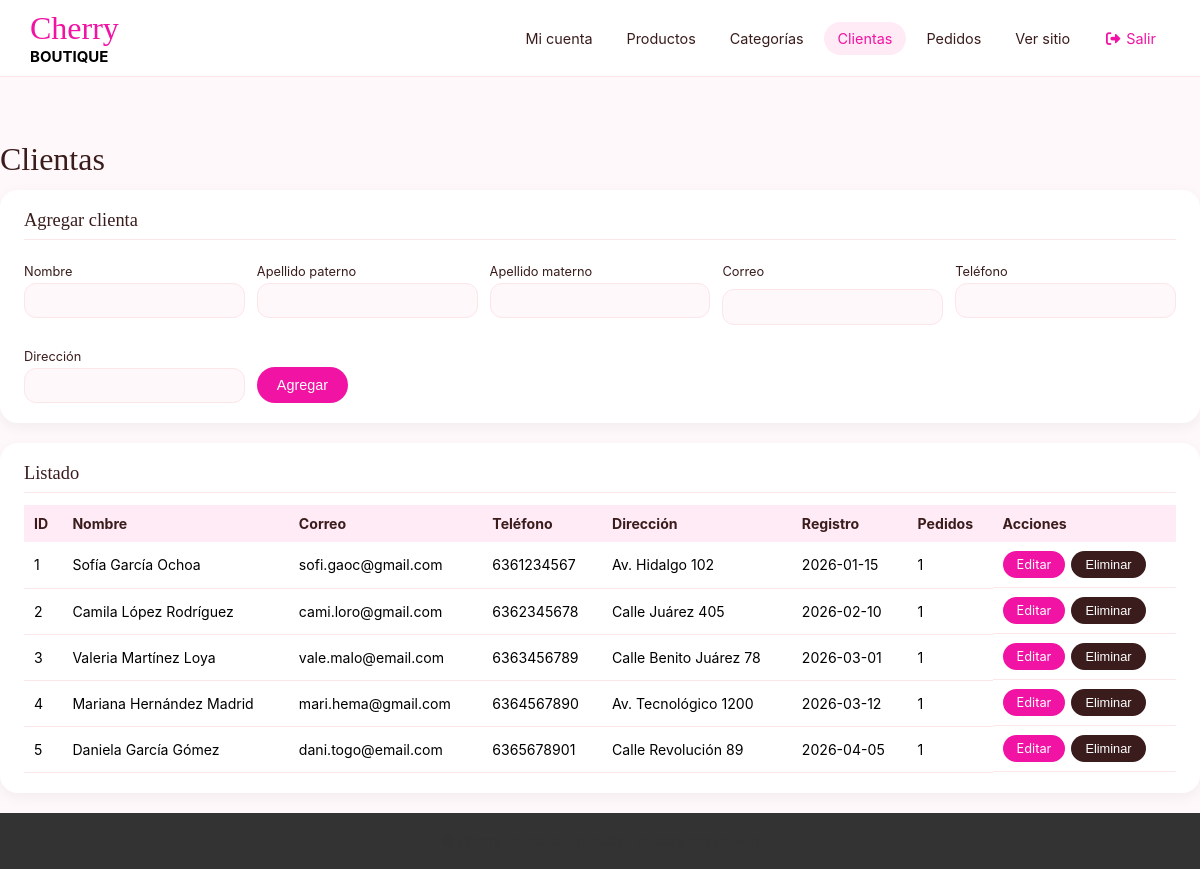
Page /admin/clientes.php (signed in) on the committed database.
### tables this page shows
CREATE TABLE CLIENTES(
  ID_CLIENTE     INT AUTO_INCREMENT PRIMARY KEY,
  NOMBRE         VARCHAR(30),
  AP_PATERNO     VARCHAR(20),
  AP_MATERNO     VARCHAR(20),
  EMAIL          VARCHAR(30),
  TELEFONO       VARCHAR(10),
  DIRECCION      VARCHAR(30),
  FECHA_REGISTRO DATE
);

### php/funciones.php (called while the page is built, shortened)
<?php
function e($txt)
{
    return htmlspecialchars((string) $txt, ENT_QUOTES, 'UTF-8');
}

### admin/clientes.php (the view, shortened to what this page needs)
<?php
include "../php/conexion.php";
$edit = null;
$lista = $conexion->query("SELECT c.*, COUNT(p.ID_PEDIDO) AS NUM_PEDIDOS
                           FROM CLIENTES c LEFT JOIN PEDIDOS p ON p.ID_CLIENTE = c.ID_CLIENTE
                           GROUP BY c.ID_CLIENTE ORDER BY c.ID_CLIENTE");
include "../php/admin_header.php";
?>
<h1 class="adm-tit">Clientas</h1>
<section class="adm-card">
    <h2><?php echo $edit ? 'Editar clienta #' . $edit['ID_CLIENTE'] : 'Agregar clienta'; ?></h2>
    <form method="POST" class="form-adm">
        <div><label>Nombre</label><input name="nombre" maxlength="30" required
                value="<?php echo e($edit['NOMBRE'] ?? ''); ?>"></div>
        <div><label>Apellido paterno</label><input name="paterno" maxlength="20" required
                value="<?php echo e($edit['AP_PATERNO'] ?? ''); ?>"></div>
        <div><label>Apellido materno</label><input name="materno" maxlength="20"
                value="<?php echo e($edit['AP_MATERNO'] ?? ''); ?>"></div>
        <div><label>Correo</label><input name="email" type="email" maxlength="30" required
                value="<?php echo e($edit['EMAIL'] ?? ''); ?>"></div>
        <div><label>Teléfono</label><input name="telefono" maxlength="10"
                value="<?php echo e($edit['TELEFONO'] ?? ''); ?>"></div>
        <div><label>Dirección</label><input name="direccion" maxlength="30"
                value="<?php echo e($edit['DIRECCION'] ?? ''); ?>"></div>
        <div class="acciones-form">
            <button class="btn-adm" type="submit"><?php echo $edit ? 'Guardar cambios' : 'Agregar'; ?></button>
        </div>
    </form>
</section>
<section class="adm-card">
    <h2>Listado</h2>
    <div class="tabla-wrap">
        <table class="tabla">
            <tr>
                <th>ID</th>
                <th>Nombre</th>
                <th>Correo</th>
                <th>Teléfono</th>
                <th>Dirección</th>
                <th>Registro</th>
                <th>Pedidos</th>
                <th>Acciones</th>
            </tr>
                    <?php while ($c = $lista->fetch_assoc()) { ?>
                <tr>
                    <td><?php echo $c['ID_CLIENTE']; ?></td>
                    <td><?php echo e($c['NOMBRE'] . ' ' . $c['AP_PATERNO'] . ' ' . $c['AP_MATERNO']); ?></td>
                    <td><?php echo e($c['EMAIL']); ?></td>
                    <td><?php echo e($c['TELEFONO']); ?></td>
                    <td><?php echo e($c['DIRECCION']); ?></td>
                    <td><?php echo e($c['FECHA_REGISTRO']); ?></td>
                    <td><?php echo $c['NUM_PEDIDOS']; ?></td>
                    <td class="acc">
                        <a class="btn-adm peq" href="clientes.php?editar=<?php echo $c['ID_CLIENTE']; ?>">Editar</a>
                        <form method="POST" onsubmit="return confirm('¿Eliminar a esta clienta?');">
                            <button class="btn-adm peq del" type="submit">Eliminar</button>
                        </form>
                    </td>
                </tr>
                    <?php } ?>
        </table>
    </div>
</section>
<?php include "../php/admin_footer.php"; ?>

### css/styles.css (style rules this page uses)
:root { --bg: #FFF8FA; --blanco: #FFFFFF; --rosa: #F113A3; --guinda: #3A1C1C; --cu: #FFEBF5; --linea: #FCE6E8; --footer: #333333; --buscar: #FFF0F4; --negro: #000000; --rosa2: #FFB6E1; --rosa3: #F0B0B0; --cafe: #9B3D3D; --rosab: #FFB5E7; --rosaba: #FFDFEF; --cla: #FFE6E6; }
* { margin: 0px; padding: 0px; box-sizing: border-box; }
body { background-color: var(--bg); font-family: 'Inter', sans-serif; }
h1, h2, h3 { font-family: 'Playfair Display', serif; font-weight: 500; }
label { display: block; font-size: .8rem; margin-top: 12px; }
input[type="text"], input[type="tel"], input[type="email"] { width: 100%; height: 36px; padding: 0 12px; margin-top: 6px; border: none; border-radius: 6px; background: var(--blanco); }
a { color: inherit; text-decoration: none; }

### css/extra.css (style rules this page uses)
.adm { background:var(--bg);font-family:'Inter',sans-serif }
.adm-tit { color:var(--guinda);margin-bottom:12px }
.adm-card { background:var(--blanco);border-radius:18px;padding:20px 24px;margin-bottom:20px;box-shadow:0 4px 14px rgba(0,0,0,.05) }
.adm-card h2 { font-size:1.15rem;color:var(--guinda);margin-bottom:12px;padding-bottom:8px;border-bottom:1px solid var(--linea) }
.form-adm { display:grid;grid-template-columns:repeat(auto-fit,minmax(200px,1fr));gap:12px }
.form-adm label { display:block;font-size:.8rem;margin-bottom:4px;color:var(--guinda) }
.form-adm input:not([type=checkbox]),.form-adm select { width:100%;padding:9px 12px;border:1px solid var(--linea);border-radius:12px;background:var(--bg) }
.acciones-form { display:flex;gap:10px;align-items:end }
.btn-adm { display:inline-block;padding:10px 20px;border:none;border-radius:25px;background:var(--rosa);color:var(--blanco);cursor:pointer;text-decoration:none;font-size:.9rem }
.btn-adm.peq { padding:6px 14px;font-size:.8rem }
.btn-adm.del { background:var(--guinda) }
.tabla-wrap { overflow-x:auto }
.tabla { width:100%;border-collapse:collapse;font-size:.88rem }
.tabla th { background:var(--cu);color:var(--guinda);text-align:left;padding:10px }
.tabla td { padding:9px 10px;border-bottom:1px solid var(--linea);vertical-align:middle }
.tabla .acc { display:flex;gap:6px;align-items:center }
.tabla .acc form { margin:0 }

### rows in the picture
clientes: ID_CLIENTE "1", NOMBRE+AP_PATERNO+AP_MATERNO "Sofía García Ochoa", EMAIL "sofi.gaoc@gmail.com", TELEFONO "6361234567", DIRECCION "Av. Hidalgo 102", FECHA_REGISTRO "2026-01-15", NUM_PEDIDOS "1"
clientes: ID_CLIENTE "2", NOMBRE+AP_PATERNO+AP_MATERNO "Camila López Rodríguez", EMAIL "cami.loro@gmail.com", TELEFONO "6362345678", DIRECCION "Calle Juárez 405", FECHA_REGISTRO "2026-02-10", NUM_PEDIDOS "1"
clientes: ID_CLIENTE "3", NOMBRE+AP_PATERNO+AP_MATERNO "Valeria Martínez Loya", EMAIL "vale.malo@email.com", TELEFONO "6363456789", DIRECCION "Calle Benito Juárez 78", FECHA_REGISTRO "2026-03-01", NUM_PEDIDOS "1"
clientes: ID_CLIENTE "4", NOMBRE+AP_PATERNO+AP_MATERNO "Mariana Hernández Madrid", EMAIL "mari.hema@gmail.com", TELEFONO "6364567890", DIRECCION "Av. Tecnológico 1200", FECHA_REGISTRO "2026-03-12", NUM_PEDIDOS "1"
clientes: ID_CLIENTE "5", NOMBRE+AP_PATERNO+AP_MATERNO "Daniela García Gómez", EMAIL "dani.togo@email.com", TELEFONO "6365678901", DIRECCION "Calle Revolución 89", FECHA_REGISTRO "2026-04-05", NUM_PEDIDOS "1"
